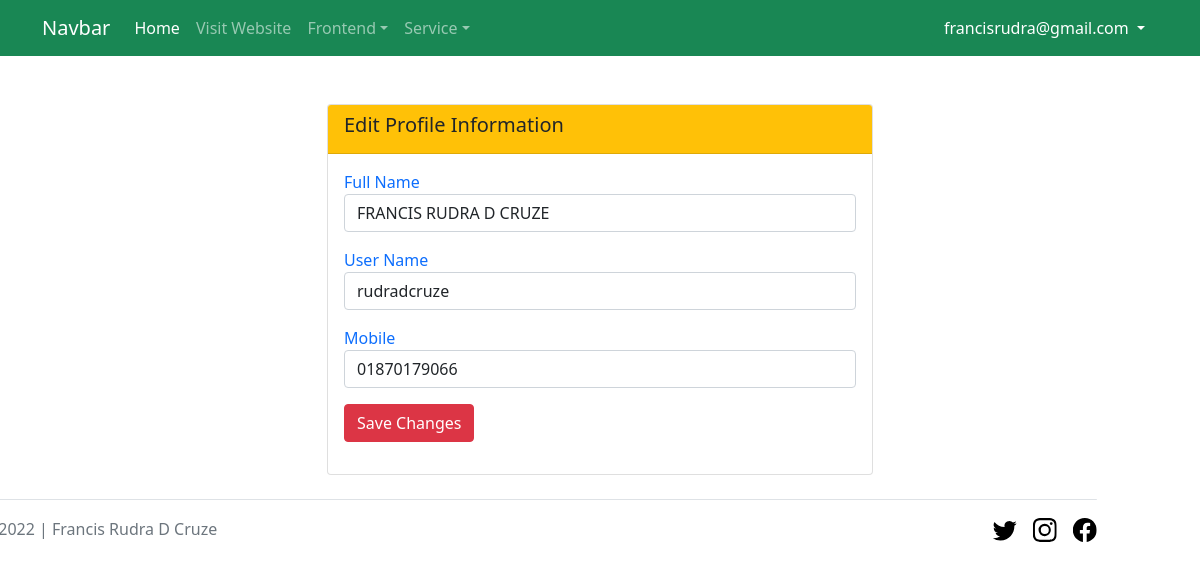
Page /admin/profile_edit.php (signed in) on the committed database.
### tables this page shows
CREATE TABLE `users` (
  `id` int(11) NOT NULL,
  `f_name` varchar(255) NOT NULL,
  `u_name` varchar(255) NOT NULL,
  `mobile` varchar(255) NOT NULL,
  `email` varchar(255) NOT NULL,
  `password` varchar(255) NOT NULL
);

### db.php (called while the page is built, shortened)
<?php
function db_connect(){
    $db_host = "localhost";
    $db_user = "root";
    $db_pass = "";
    $db_name = "finance_business";
    return mysqli_connect($db_host, $db_user, $db_pass, $db_name);
}
?>

### admin/profile_edit.php (the view, shortened to what this page needs)
<?php
    require_once '../header.php';
    require_once 'navbar.php';
    require_once '../db.php';
    $login_email = $_SESSION['email'];
    $get_query = "SELECT email, f_name, u_name, mobile FROM users WHERE email='$login_email'";
    $db_result = mysqli_query(db_connect(), $get_query);
    $after_assoc = mysqli_fetch_assoc($db_result);
?>
<section>
    <div class="container">
        <div class="row">
            <div class="col-lg-6 m-auto">
                <div class="card mt-5">
                    <div class="card-header bg-warning">
                        <h5 class="card-title bg-warning text-capitalize d-flex justify-content-between">Edit Profile Information</h5>
                    </div>
                    <div class="card-body">
                        <form action="profile_edit_post.php" method="post">
                            <div class="mb-3">
                                <label class="text-primary text-capitalize">full name</label>
                                <input type="text" value="<?= $after_assoc['f_name']?>" class="form-control" name="f_name">
                            </div>
                            <div class="mb-3">
                                <label class="text-primary text-capitalize">user name</label>
                                <input type="text" value="<?= $after_assoc['u_name']?>" class="form-control" name="u_name">
                            </div>
                            <div class="mb-3">
                                <label class="text-primary text-capitalize">mobile</label>
                                <input type="text" value="<?= $after_assoc['mobile']?>" class="form-control" name="mobile">
                            </div>
                            <div class="mb-3">
                                <button type="submit" class="btn btn-danger">Save Changes</button>
                            </div>
                        </form>
                    </div>
                </div>
            </div>
        </div>
    </div>
</section>
<?php
    require_once '../footer.php';
?>

### rows in the picture
users: f_name "FRANCIS RUDRA D CRUZE", u_name "rudradcruze", mobile "01870179066"

### other values in the picture
$_SESSION['email'] "francisrudra@gmail.com"
